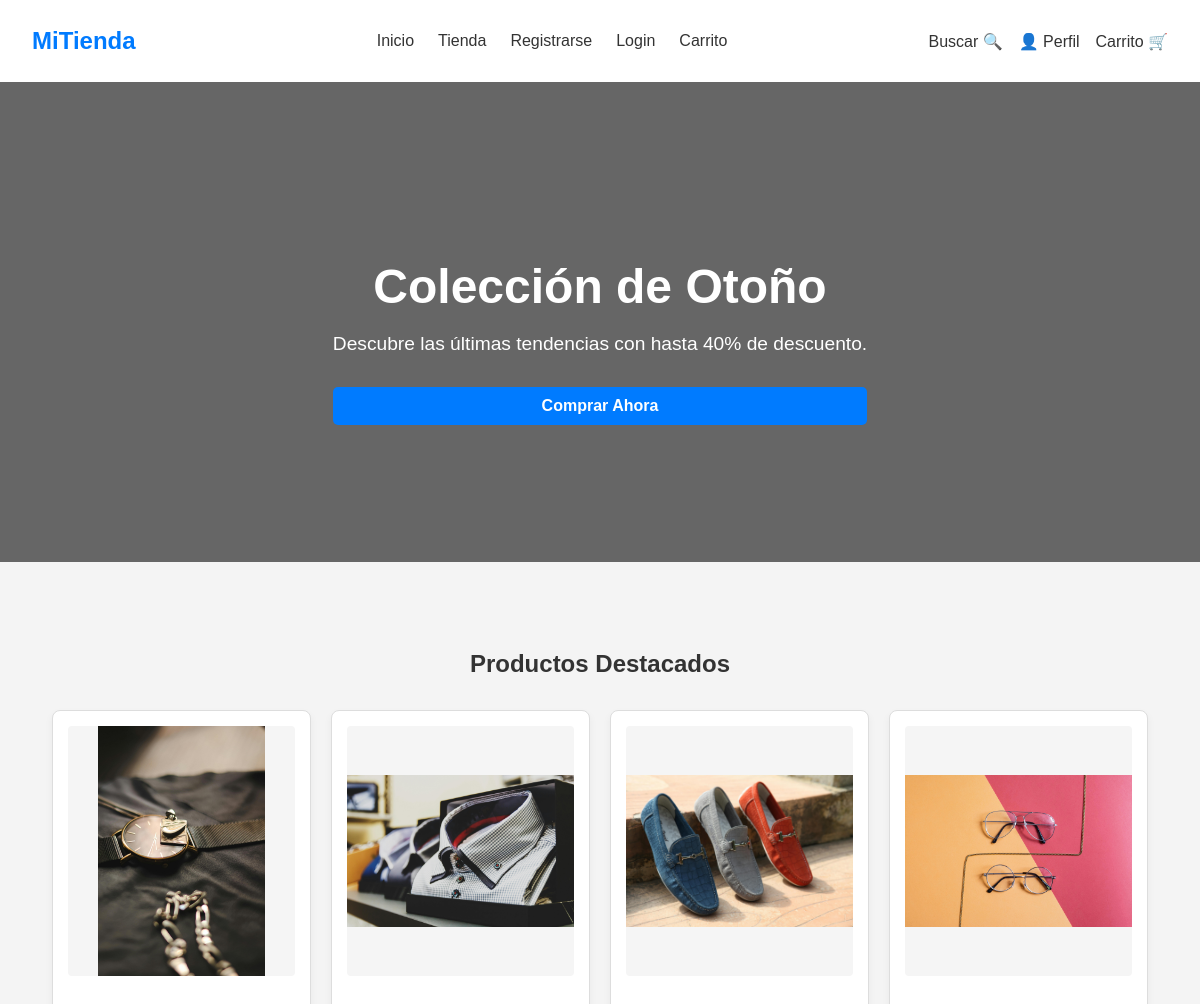
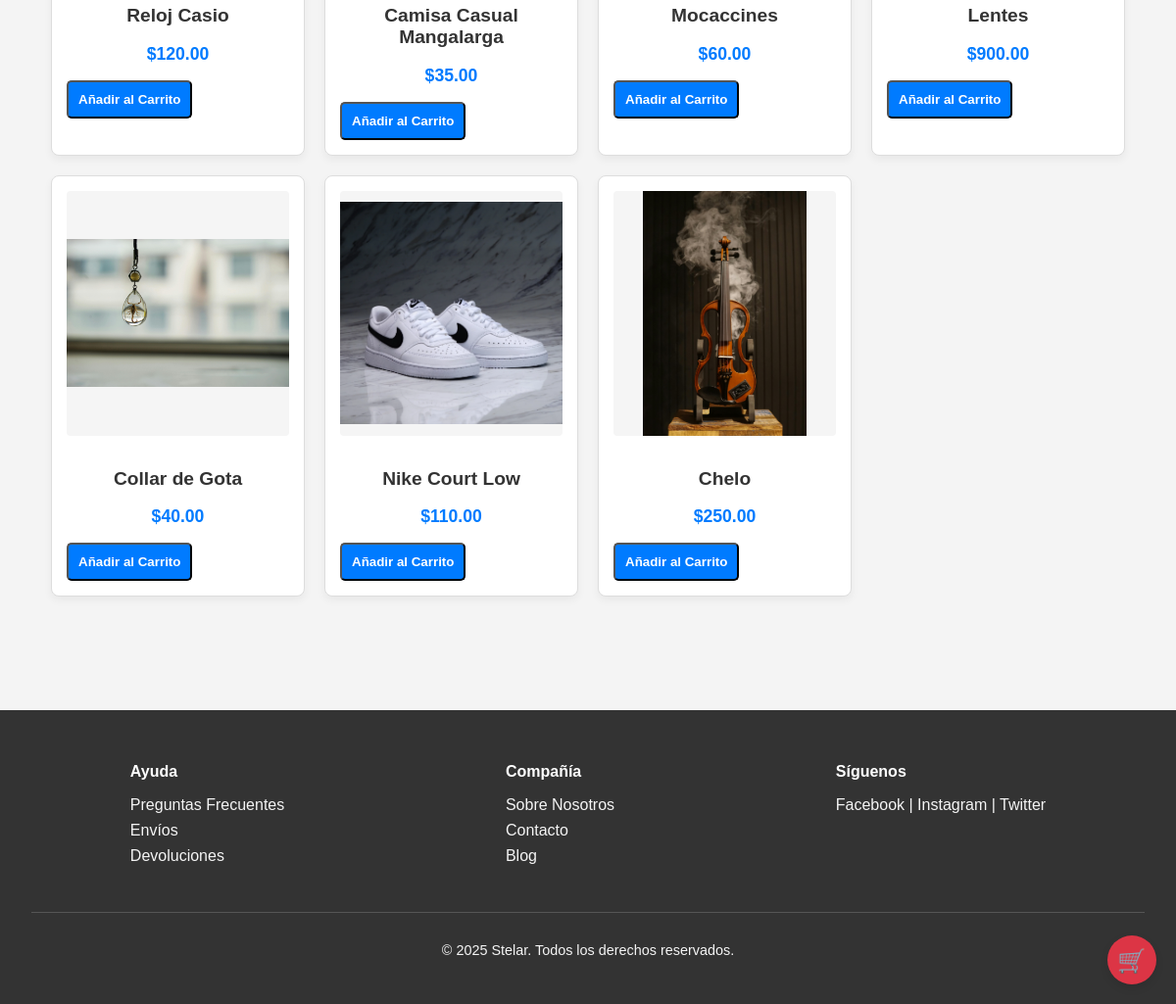
The app's page /tienda/ with its own data (2 pictures, top to bottom).
### store/models.py (models this page shows, shortened)
class Product(models.Model):
    name = models.CharField(max_length=60)
    price = models.DecimalField(max_digits=10, decimal_places=2, default=0.00)
    category = models.ForeignKey(Category, on_delete=models.CASCADE, default=1)
    description = models.CharField(max_length=250, default='', blank=True, null=True)
    image = models.ImageField(upload_to='uploads/products/', blank=True, null=True)
    @staticmethod
    def get_all_products():
        return Product.objects.all()

### store/views/home.py (the view, shortened to what this page needs)
# urls.py: path('', include('store.urls')),
def store(request):
    request.session.setdefault('cart', {})
    products = None
    categories = Category.get_all_categories()
    categoryID = request.GET.get('category')
    if categoryID:
        try:
            categoryID = int(categoryID)
            products = Product.get_all_products_by_categoryid(categoryID)
        except ValueError:
            products = Product.get_all_products()
    else:
        products = Product.get_all_products()
    cart = request.session.get('cart', {})
    items = []
    total = 0
    order = {
        'get_cart_total': total,
        'get_cart_items': sum(item['quantity'] for item in items),
    }
    data = {
        'products': products,
        'categories': categories,
        'items': items,
        'order': order,
    }
    print('Usuario logueado: ', request.session.get('customer_email'))
    return render(request, 'index.html', data)

### store/models.py (called while the page is built)
    @staticmethod
    def get_all_categories():
        return Category.objects.all()

### store/templates/index.html (shortened to what this page needs)
{% load static %}
<!DOCTYPE html>
<html lang="es">
<head>
    <link rel="stylesheet" href="{% static 'store/css/style.css' %}">
</head>
<body>
<header class="site-header">
    <nav class="navbar">
        <div class="logo">MiTienda</div>
        <ul class="nav-links">
            <li><a href="{% url 'index' %}">Inicio</a></li>
            <li><a href="{% url 'store' %}">Tienda</a></li>
            <li><a href="{% url 'signup' %}">Registrarse</a></li>
            <li><a href="{% url 'login' %}">Login</a></li>
            <li><a href="{% url 'cart' %}">Carrito</a></li>
        </ul>
        <div class="nav-icons">
            <a href="{% url 'search' %}" class="search-link">Buscar 🔍</a>
            <a href="{% url 'profile' %}" class="nav-link">👤 Perfil</a>
            <a href="{% url 'cart' %}">Carrito 🛒</a>
        </div>
    </nav>
</header>
<main>
    <section class="hero">
        <div class="hero-content">
            <h1>Colección de Otoño</h1>
            <p>Descubre las últimas tendencias con hasta 40% de descuento.</p>
            <a href="{% url 'store' %}" class="cta-button">Comprar Ahora</a>
        </div>
    </section>
    <div class="main-content-wrapper">
        <section class="featured-products product-list-area">
            <h2>Productos Destacados</h2>
            <div class="product-grid">
                {% for product in products %}
                <div class="product-card">
                    <img src="{% if product.image %}{{ product.image.url }}{% else %}https://placehold.co/300x300/e0e0e0/333333?text={{ product.name }}{% endif %}" alt="{{ product.name }}">
                    <h3>{{ product.name }}</h3>
                    <p class="price">${{ product.price|floatformat:2 }}</p>
                    <form action="{% url 'cart-action' %}" method="POST">
                        <button type="submit" class="cta-button">Añadir al Carrito</button>
                    </form>
                </div>
                {% empty %}
                <p>No se encontraron productos en la base de datos.</p>
                {% endfor %}
            </div>
        </section>
    </div>
</main>
<footer class="site-footer">
    <div class="footer-content">
        <div class="footer-section">
            <h4>Ayuda</h4>
            <ul>
                <li><a href="#">Preguntas Frecuentes</a></li>
                <li><a href="#">Envíos</a></li>
                <li><a href="#">Devoluciones</a></li>
            </ul>
        </div>
        <div class="footer-section">
            <h4>Compañía</h4>
            <ul>
                <li><a href="#">Sobre Nosotros</a></li>
                <li><a href="#">Contacto</a></li>
                <li><a href="#">Blog</a></li>
            </ul>
        </div>
        <div class="footer-section">
            <h4>Síguenos</h4>
            <a href="#">Facebook</a> |
            <a href="#">Instagram</a> |
            <a href="#">Twitter</a>
        </div>
    </div>
    <div class="footer-bottom">
        <p>&copy; 2025 Stelar. Todos los derechos reservados.</p>
    </div>
</footer>
<button id="toggle-cart-button" class="toggle-cart-btn" aria-label="Mostrar/Ocultar Carrito">🛒</button>
</body>
</html>

### store/static/store/css/style.css (style rules this page uses)
body { font-family: Arial, sans-serif; margin: 0; padding: 0; background-color: #f4f4f4; color: #333; }
a { text-decoration: none; color: inherit; }
.navbar { display: flex; justify-content: space-between; align-items: center; padding: 1rem 2rem; background-color: #ffffff; box-shadow: 0 2px 5px rgba(0,0,0,0.1); }
.logo { font-size: 1.5rem; font-weight: bold; color: #007bff; }
.nav-links { list-style: none; display: flex; gap: 1.5rem; }
.nav-icons { display: flex; gap: 1rem; cursor: pointer; }
.hero { background-image: linear-gradient(rgba(0, 0, 0, 0.5), rgba(0, 0, 0, 0.5)), url('https://via.placeholder.com/1500x600?text=Banner+Promocional'); background-size: cover; background-position: center; height: 60vh; display: flex; justify-content: center; align-items: center; text-align: center; color: #ffffff; }
.hero-content h1 { font-size: 3rem; margin-bottom: 0.5rem; }
.hero-content p { font-size: 1.2rem; margin-bottom: 2rem; }
.cta-button { background-color: #007bff; color: #ffffff; padding: 12px 24px; border-radius: 5px; font-weight: bold; transition: background-color 0.3s ease; }
.featured-products { padding: 3rem 2rem; text-align: center; }
.product-grid { display: grid; grid-template-columns: repeat(auto-fit, minmax(250px, 1fr)); gap: 2rem; margin-top: 2rem; }
.product-card { background-color: #ffffff; border: 1px solid #ddd; border-radius: 8px; padding: 1.5rem; box-shadow: 0 4px 8px rgba(0,0,0,0.05); transition: transform 0.3s ease, box-shadow 0.3s ease; }
.product-card img { max-width: 100%; height: 200px; object-fit: cover; border-radius: 5px; margin-bottom: 1rem; }
.product-card h3 { font-size: 1.2rem; margin-bottom: 0.5rem; }
.price { font-size: 1.1rem; font-weight: bold; color: #007bff; margin-bottom: 1rem; }
.site-footer { background-color: #333; color: #f4f4f4; padding: 2rem; margin-top: 3rem; }
.footer-content { display: flex; justify-content: space-around; flex-wrap: wrap; gap: 1.5rem; margin-bottom: 2rem; }
.footer-section h4 { margin-bottom: 1rem; color: #ffffff; }
.footer-section ul { list-style: none; padding: 0; }
.footer-section li { margin-bottom: 0.5rem; }
.footer-bottom { text-align: center; border-top: 1px solid #555; padding-top: 1rem; font-size: 0.9rem; }

### store/templates/index.html (style rules this page uses)
.main-content-wrapper { display: flex; justify-content: space-between; gap: 20px; padding: 20px; }
.product-list-area { flex: 3; }
.product-grid { display: grid; grid-template-columns: repeat(auto-fit, minmax(250px, 1fr)); gap: 20px; }
.product-card { border: 1px solid #ddd; padding: 15px; border-radius: 8px; text-align: center; }
.product-card img { width: 250px; height: 250px; max-width: 100%; border-radius: 4px; margin-bottom: 10px; object-fit: contain; background-color: whitesmoke; }
.cta-button { display: block; background-color: #007bff; color: white; padding: 10px; text-align: center; text-decoration: none; border-radius: 5px; margin-top: 15px; cursor: pointer; }
.toggle-cart-btn { position: fixed; bottom: 20px; right: 20px; width: 50px; height: 50px; border-radius: 50%; background-color: #dc3545; color: white; border: none; cursor: pointer; font-size: 24px; line-height: 50px; text-align: center; box-shadow: 0 4px 8px rgba(0,0,0,0.1); z-index: 1000; transition: background-color 0.3s; }

### records on screen
Product: image (picture), name "Reloj Casio", price "120.00"
Product: image (picture), name "Camisa Casual Mangalarga", price "35.00"
Product: image (picture), name "Mocaccines", price "60.00"
Product: image (picture), name "Lentes", price "900.00"
Product: image (picture), name "Collar de Gota", price "40.00"
Product: image (picture), name "Nike Court Low", price "110.00"
Product: image (picture), name "Chelo", price "250.00"
